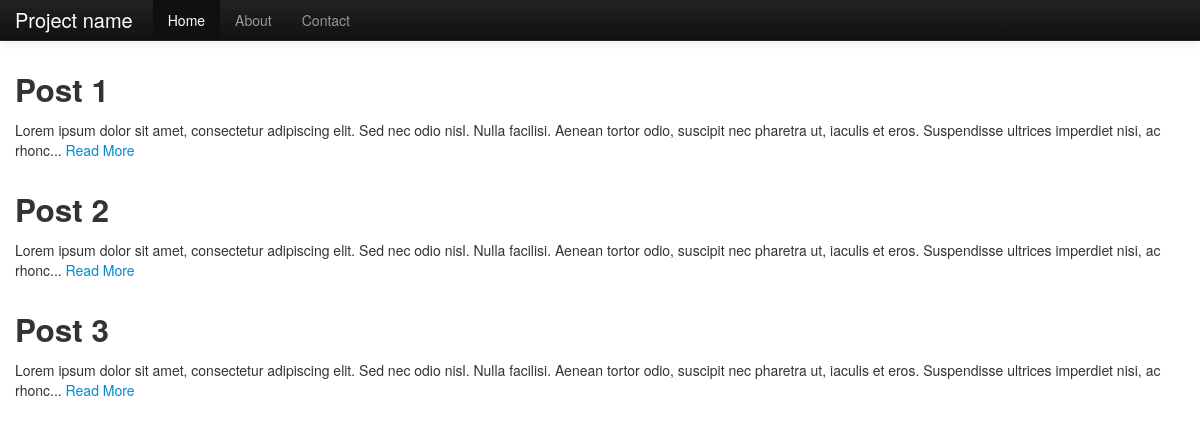
The page / on the database its author committed.
### tables this page shows
CREATE TABLE IF NOT EXISTS `posts` (
  `post_id` int(11) NOT NULL AUTO_INCREMENT,
  `post_title` varchar(255) NOT NULL,
  `post_content` text NOT NULL,
  PRIMARY KEY (`post_id`)
);

### index.php (the view)
<?php
	include("template-top.php");
	$sql = "SELECT * FROM posts";
	$result = mysql_query($sql);
	while($row = mysql_fetch_array($result)) {
		$title = $row['post_title'];
		$content = $row['post_content'];
		$postid = $row['post_id'];
		echo "<h2>$title</h2>";
		echo substr($content, 0, 200);
		echo "... ";
		echo '<a href="viewpost.php?postid='.$postid.'">Read More</a>';
		echo '<br /><br />';
	}
	include("template-bottom.php");
?>

### template-top.php (shortened to what this page needs)
<!DOCTYPE html>
<html lang="en">
  <head>
    <link href="css/bootstrap.css" rel="stylesheet">
    <link href="css/bootstrap-responsive.css" rel="stylesheet">
  </head>
  <body>
    <div class="navbar navbar-inverse navbar-fixed-top">
      <div class="navbar-inner">
        <div class="container">
          <a class="brand" href="#">Project name</a>
          <div class="nav-collapse collapse">
            <ul class="nav">
              <li class="active"><a href="#">Home</a></li>
              <li><a href="#about">About</a></li>
              <li><a href="#contact">Contact</a></li>
            </ul>
          </div>
        </div>
      </div>
    </div>
    <div class="container">

### template-bottom.php (shortened to what this page needs)
    </div>
  </body>
</html>

### template-top.php (style rules this page uses)
body { padding-top: 60px; }

### rows shown on the page
posts: post_title "Post 1", post_content "Lorem ipsum dolor sit amet, consectetur adipiscing elit. Sed nec odio nisl. Nulla facilisi. Aenean tortor odio, suscipit nec pharetra ut, iaculis et eros. Suspendisse ultrices imperdiet nisi, ac rhonc"
posts: post_title "Post 2", post_content "Lorem ipsum dolor sit amet, consectetur adipiscing elit. Sed nec odio nisl. Nulla facilisi. Aenean tortor odio, suscipit nec pharetra ut, iaculis et eros. Suspendisse ultrices imperdiet nisi, ac rhonc"
posts: post_title "Post 3", post_content "Lorem ipsum dolor sit amet, consectetur adipiscing elit. Sed nec odio nisl. Nulla facilisi. Aenean tortor odio, suscipit nec pharetra ut, iaculis et eros. Suspendisse ultrices imperdiet nisi, ac rhonc"
